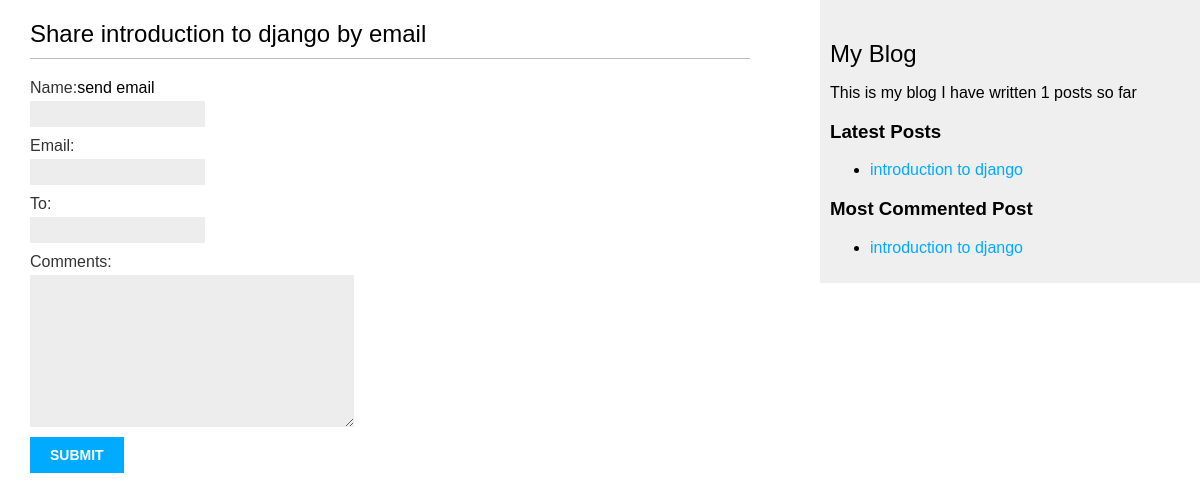
/blog/2/share/, run on an earlier commit of the app's database.
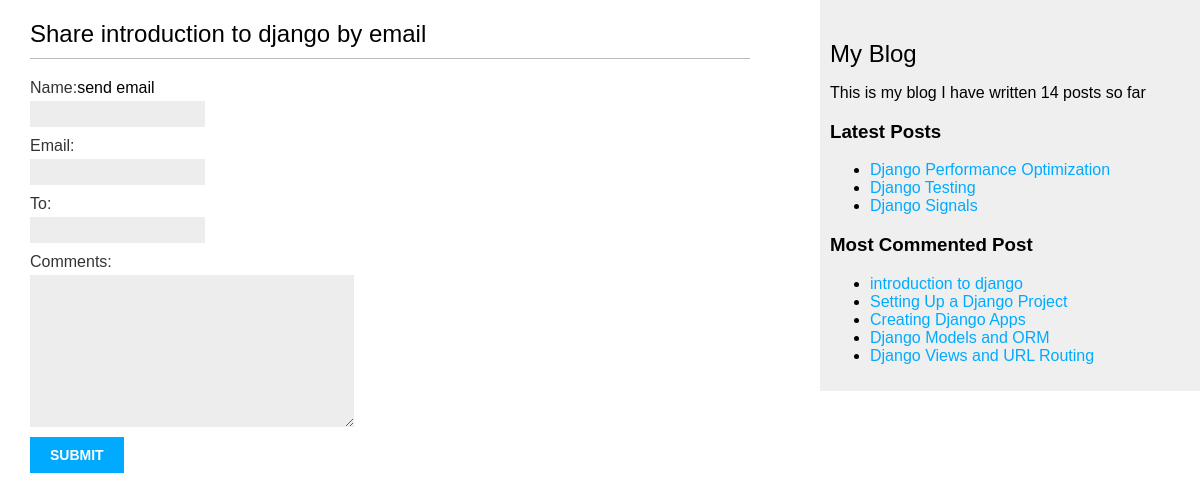
And on a later commit of the database.
### blog/models.py (models this page shows, shortened)
class Post(models.Model):
  class Status(models.TextChoices):
    DRAFT = "DF", "Draft",
    PUBLISHED = "PB", "Published"
  title = models.CharField(max_length=250)
  slug = models.SlugField(max_length=250, unique_for_date="publish")
  author = models.ForeignKey(User, on_delete=models.CASCADE, related_name="blog_posts")
  body = models.TextField()
  publish = models.DateTimeField(default=timezone.now)
  created = models.DateTimeField(auto_now_add=True)
  updated = models.DateTimeField(auto_now=True)
  status = models.CharField(max_length=2, choices=Status.choices, default=Status.DRAFT)
  tags = TaggableManager()
  objects = models.Manager()
  published = PublishedManager()
  class Meta:
    ordering = ["-publish"]
    indexes = [
      models.Index(fields=["-publish"]),
    ]
  def get_absolute_url(self):
    return reverse('blog:post_detail',
      args=[
        self.publish.year,
        self.publish.month,
        self.publish.day,
        self.slug,
      ]
    )

### blog/views.py (the view)
# urls.py: path('<int:post_id>/share/', views.post_share, name="post_share"),
def post_share(request, post_id):
  post = get_object_or_404(Post, id=post_id, status = Post.Status.PUBLISHED)
  sent = False
  if request.method == "POST":
    form = EmailPostForm(request.POST)
    if form.is_valid():
      cd = form.cleaned_data
      post_url = request.build_absolute_uri(post.get_absolute_url())
      subject = f"{cd['name']} reccomends you to read {post.title}"
      message = f"Read {post.title} at {post_url} {cd['name']} comments: {cd['comments']}"
      from_email = 'dullahmwarlabu@gmail.com'
      recipient_list = [cd['to']]
      send_mail(subject, message, from_email, recipient_list)
      sent = True
  else:
    form = EmailPostForm()
  return render(request, 'blog/post/share.html', {'post': post, 'form': form, 'sent':sent})

### blog/forms.py
class EmailPostForm(forms.Form):
  name = forms.CharField(max_length=25)
  email = forms.EmailField()
  to = forms.EmailField()
  comments = forms.CharField(required=False, widget=forms.Textarea)

### blog/models.py (called while the page is built)
  def get_queryset(self):
    return super().get_queryset().filter(status = Post.Status.PUBLISHED)

### blog/templatetags/blog_tags.py (called while the page is built)
@register.simple_tag
def total_posts():
  return Post.published.count()

@register.inclusion_tag('blog/post/latest_posts.html')
def show_latest_posts(count=5):
  latest_posts = Post.published.order_by('-publish')[:count]
  return {'latest_posts' : latest_posts}

@register.simple_tag
def get_most_commented_posts(count=5):
  return Post.published.annotate(total_comments=Count('comments')).order_by('-total_comments')[:count]

### blog/templates/blog/post/share.html (shortened to what this page needs)
{% extends "blog/base.html" %}
{% block content %}
  {% if sent %}
    <h1>Email Succesfully sent</h1>
    <p>
      "{{ post.title }} was Succesfully sent to {{ form.cleaned_data.to }} "
    </p>
  {% else %}
    <h1>Share {{ post.title }} by email </h1>
    <form action="" method="post">
      {{ form.as_p }}
      <input type="submit">send email</input>
    </form>
  {% endif %}
{% endblock %}

### blog/templates/blog/base.html (shortened to what this page needs)
{% load blog_tags %}
{% load static %}
<!DOCTYPE html>
<html lang="en">
<head>
  <link href="{% static 'css/blog.css' %}" rel="stylesheet">
</head>
<body>
  <main>
    <section id="content">
      {% block content %}
      {% endblock %}
    </section>
    <section id="sidebar">
      <h2>My Blog</h2>
      <p>
        This is my blog
        I have written {% total_posts %} posts so far
      </p>
      <h3>Latest Posts</h3>
      <p> {% show_latest_posts 3 %} </p>
      <h3>Most Commented Post</h3>
      {% get_most_commented_posts as posts  %}
      <ul>
        {% for post in posts %}
        <li>
          <a href="{{ post.get_absolute_url }}">{{ post.title }}</a>
        </li>
        {% endfor %}
      </ul>
    </section>
  </main>
</body>
</html>

### blog/templates/blog/post/latest_posts.html
<ul>
  {% for post in latest_posts %}
    <li>
      <a href="{{ post.get_absolute_url }}">
        {{ post.title }}
      </a>
    </li>
  {% endfor %}
</ul>

What changed in the data, as far as the page shows it:
no longer on one of the page's lists (row edited): Post: title "introduction to django"
added Post: title "Django Performance Optimization", shown under "Latest Posts"
added Post: title "Django Testing", shown under "Latest Posts"
added Post: title "Django Signals", shown under "Latest Posts"
added Post: title "Setting Up a Django Project", shown under "Most Commented Post"
added Post: title "Creating Django Apps", shown under "Most Commented Post"
added Post: title "Django Models and ORM", shown under "Most Commented Post"
added Post: title "Django Views and URL Routing", shown under "Most Commented Post"
Also different on the page:
text no longer shown: "1"
text now shown: "14"
